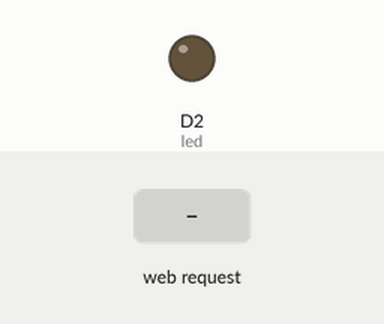
Bench run of a sketch on a simulated ESP8266 (NodeMCU). Parts: output pins drawn as LEDs (lit = HIGH). The inputs (shaded band) are chosen by the test bench. WiFi joins after 1.5 s; servers stay silent unless stated; what the sketch prints to the serial monitor is not drawn.

Above: at 2.7 s.
2.8 s: HTTP request GET /on received
At 3.3 s:
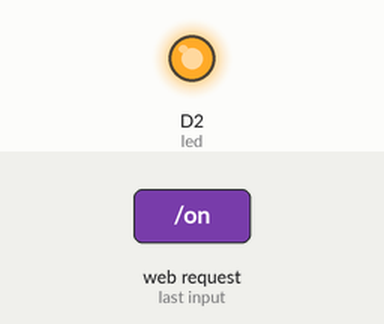
4.3 s: HTTP request GET / received
At 5.6 s:
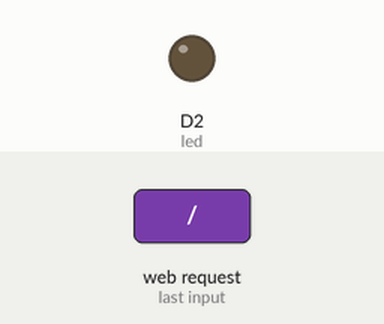
Timing chart, 0 to 7.3 s (numbered marks = the images above; inputs shaded):
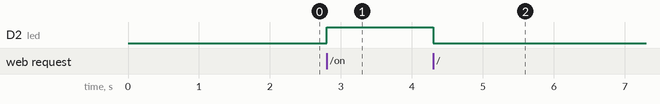

The sketch:

HelloServer_wifi.ino
```cpp
#include <ESP8266WiFi.h>
#include <WiFiClient.h>
#include <ESP8266WebServer.h>
#include <ESP8266mDNS.h>
#include <ArduinoOTA.h>

const char* ssid = "UPC3165272";
const char* password = "DAGKFDCC";

IPAddress ip(192,168,0,13);
IPAddress gateway(192,168,0,1);
IPAddress subnet(255,255,255,0);

ESP8266WebServer server(666);

const int led = D2;

void handleRoot() {
  server.send(200, "text/plain", "hello from esp8266!");
  digitalWrite(led, 0);
}

void onLed() {
  server.send(200, "text/plain", "ON LED!");
  Serial.println("LED ON");
  digitalWrite(led, 1);
}

void offLed() {
  server.send(200, "text/plain", "OFF LED!");
  Serial.println("LED OFF");
  digitalWrite(led, 0);
}

void handleNotFound(){
  digitalWrite(led, 0);
  String message = "File Not Found\n\n";
  message += "URI: ";
  message += server.uri();
  message += "\nMethod: ";
  message += (server.method() == HTTP_GET)?"GET":"POST";
  message += "\nArguments: ";
  message += server.args();
  message += "\n";
  for (uint8_t i=0; i<server.args(); i++){
    message += " " + server.argName(i) + ": " + server.arg(i) + "\n";
  }
  server.send(404, "text/plain", message);
}

void setup(void){
  pinMode(led, OUTPUT);
  digitalWrite(led, 0);
  Serial.begin(115200);
  WiFi.config(ip,gateway,subnet);
  WiFi.begin(ssid, password);

  ArduinoOTA.setPassword("dune1234");
  ArduinoOTA.begin();

  Serial.println("");

  // Wait for connection
  while (WiFi.status() != WL_CONNECTED) {
    delay(500);
    Serial.print(".");
  }
  Serial.println("");
  Serial.print("Connected to ");
  Serial.println(ssid);
  Serial.print("IP address: ");
  Serial.println(WiFi.localIP());

  if (MDNS.begin("esp8266")) {
    Serial.println("MDNS responder started");
  }

  server.on("/", handleRoot);

  server.on("/on", onLed);
  server.on("/off", offLed);

  server.on("/inline", [](){
    server.send(200, "text/plain", "this works as well");
  });

  server.onNotFound(handleNotFound);

  server.begin();
  Serial.println("HTTP server started");

}

void loop(void){
  ArduinoOTA.handle();
  server.handleClient();
}
```

Measured:
- after the input at 2.8 s, D2 (led): LOW → HIGH at once
- after the input at 4.3 s, D2 (led): HIGH → LOW at once
